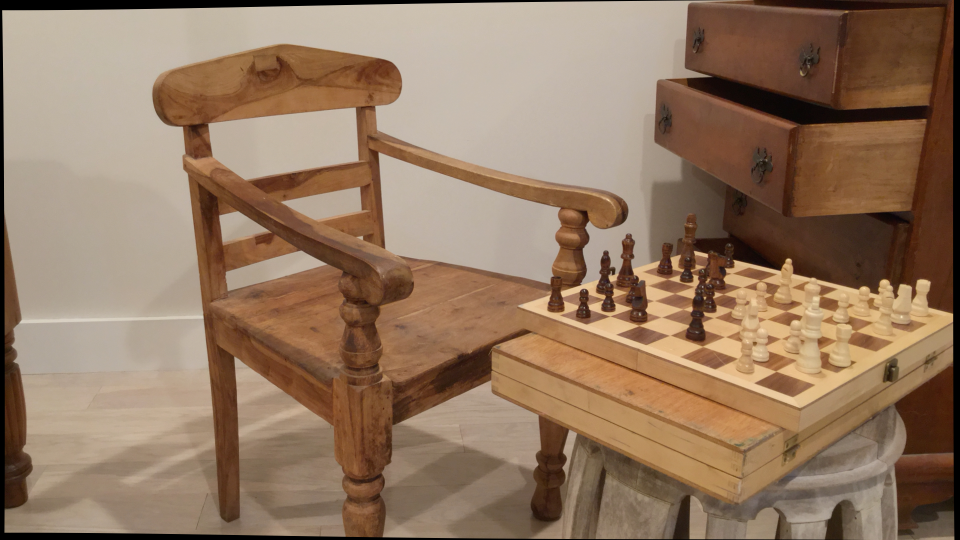
#> input picture images/im2.png, 1920 x 1080 px, found by its file name (shown at 1/2 size)
$ python main.py
#> lines starting #> are read from the running program, lines starting #| are printed output that depends on the picture
import cv2


image1 = cv2.imread("./images/im2.png", flags=3)
#> image1 is the input picture: shape (1080, 1920, 3); mean B, G, R 96.9, 120, 146.9
image2 = cv2.imread("./images/im3.png", flags=3)
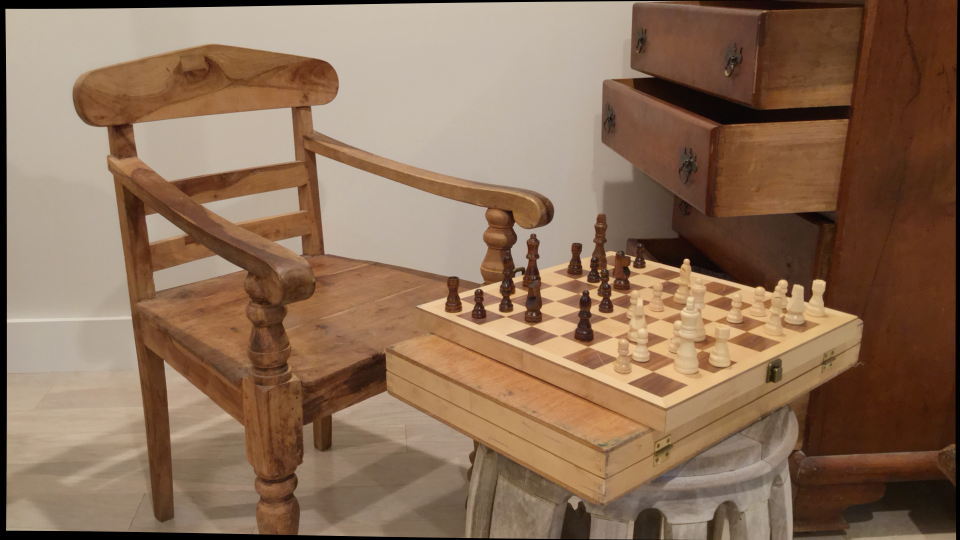
#> input picture images/im3.png, 1920 x 1080 px, found by its file name (shown at 1/2 size)
#> image2 is the input picture: shape (1080, 1920, 3); mean B, G, R 88.1, 111.4, 140
bm = cv2.StereoBM_create(numDisparities=16, blockSize=9)
numberOfDisparities = ((1920 // 8) + 15) & -16  # 640对应是分辨率的宽

bm.setPreFilterCap(31)
bm.setBlockSize(15)
bm.setMinDisparity(0)
bm.setNumDisparities(numberOfDisparities)
bm.setTextureThreshold(10)
bm.setUniquenessRatio(15)
bm.setSpeckleWindowSize(100)
bm.setSpeckleRange(32)
bm.setDisp12MaxDiff(1)

window_size = 3
sgbm = cv2.StereoSGBM_create(
    minDisparity=-1,
    numDisparities=5*16,  # max_disp has to be dividable by 16 f. E. HH 192, 256
    blockSize = window_size,
    P1=8 * 3 * window_size,
    # wsize default 3; 5; 7 for SGBM reduced size image; 15 for SGBM full size image (1300px and above); 5 Works nicely
    P2=32 * 3 * window_size,
    disp12MaxDiff=12,
    uniquenessRatio=10,
    speckleWindowSize=50,
    speckleRange=32,
    preFilterCap=63,
    mode=cv2.STEREO_SGBM_MODE_SGBM_3WAY
)

disparity = sgbm.compute(image1, image2)
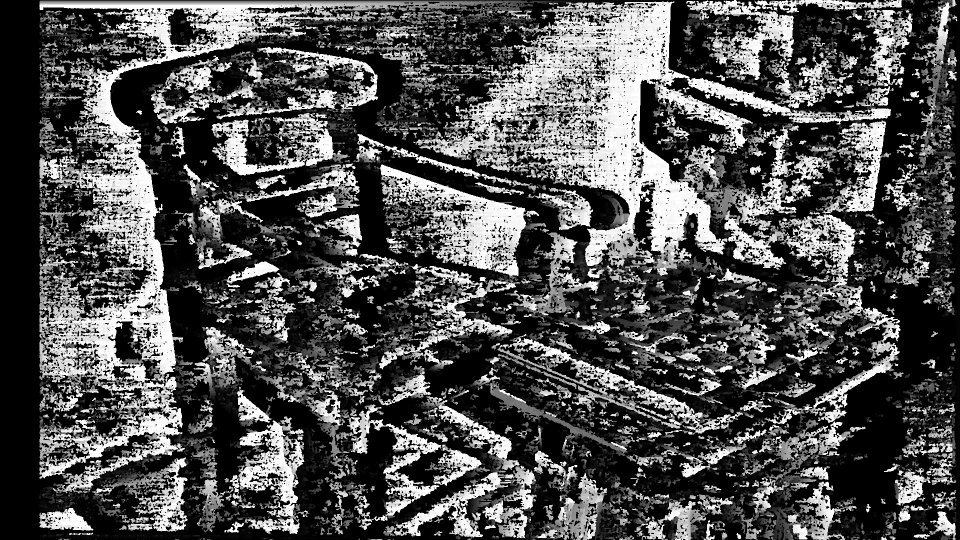
#> disparity: shape (1080, 1920) int16 (shown at 1/2 size); min -32, max 1248, mean 370.9; drawn with min black and max white
cv2.namedWindow("disparity", cv2.WINDOW_NORMAL)
cv2.imshow("disparity", disparity)
cv2.waitKey(0)
cv2.destroyAllWindows()
